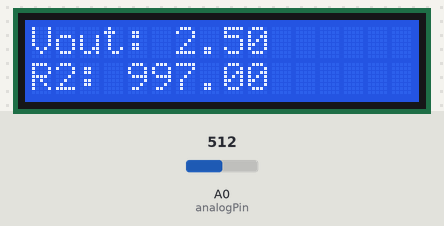
A sketch run on a simulated Arduino Uno, built with avr-gcc and run on an emulated ATmega328P. On the bench: 16×2 character LCD. The test bench sets the inputs (shaded band); at power-on: A0 (analogPin) = 512.

Above: at 1.2 s.
1.3 s: A0 (analogPin) set to 716
At 3.1 s:
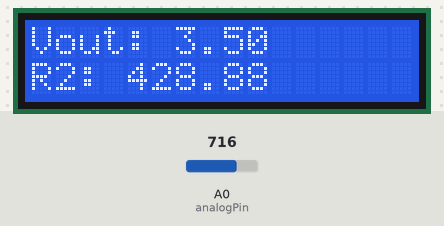
3.5 s: A0 (analogPin) set to 900
At 4.9 s:
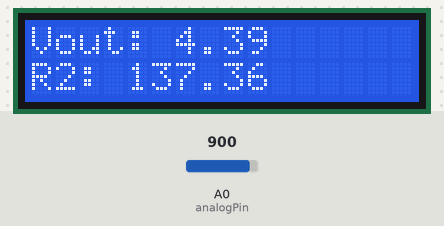
5.5 s: A0 (analogPin) set to 1023
At 6.7 s:
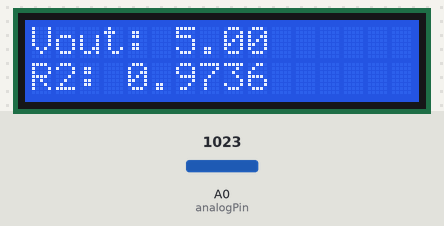
Timing chart, 0 to 8.5 s (numbered marks = the images above; inputs shaded):
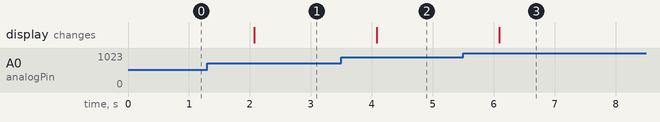

Measured:
- after the input at 1.3 s, the display: changes after 0.77 s (image 1)
- after the input at 3.5 s, the display: changes after 0.58 s (image 2)
- after the input at 5.5 s, the display: changes after 0.59 s (image 3)

The sketch:

lcd_ohmeter.ino
```cpp
#include <LiquidCrystal.h>
LiquidCrystal lcd(12, 11, 5, 4, 3, 2);

int analogPin = 0;
int raw = 0;
int Vin = 5;
float Vout = 0;
float R1 = 997;
float R2 = 0;
float buffer = 0;

void setup() {
  // put your setup code here, to run once:
  lcd.begin(16, 2);
}

void loop() {
  // put your main code here, to run repeatedly:
  raw = analogRead(analogPin);
  if (raw) {
    buffer = raw * Vin;
    Vout = (buffer)/1024.0;
    buffer = (Vin/Vout) - 1;
    R2 = R1 * buffer;

    lcd.setCursor(0, 0);
    lcd.print("Vout: ");
    lcd.print(Vout);

    lcd.setCursor(0, 1);
    lcd.print("R2: ");
    lcd.print(R2);
    delay(1000);
  }
}
```
